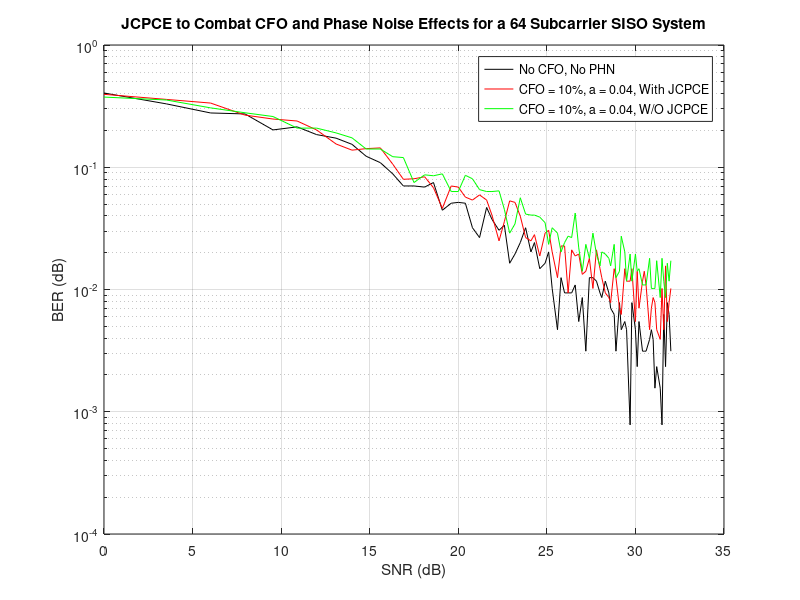

The MATLAB source for this figure:
% Divide the number after "alpha" by 100 in the BER variable names to get
% the
% actual Standard deviation used in the program
FSB_PhaseOffset_256_SNR = [0.00E+00	3.52E+00	6.02E+00	7.96E+00	9.54E+00	1.09E+01	1.20E+01	1.31E+01	1.40E+01	1.48E+01	1.56E+01	1.63E+01	1.69E+01	1.75E+01	1.81E+01	1.86E+01	1.91E+01	1.96E+01	2.00E+01	2.04E+01	2.08E+01	2.12E+01	2.16E+01	2.19E+01	2.23E+01	2.26E+01	2.29E+01	2.32E+01	2.35E+01	2.38E+01	2.41E+01	2.43E+01	2.46E+01	2.49E+01	2.51E+01	2.53E+01	2.56E+01	2.58E+01	2.60E+01	2.62E+01	2.64E+01	2.66E+01	2.68E+01	2.70E+01	2.72E+01	2.74E+01	2.76E+01	2.78E+01	2.80E+01	2.81E+01	2.83E+01	2.85E+01	2.86E+01	2.88E+01	2.89E+01	2.91E+01	2.92E+01	2.94E+01	2.95E+01	2.97E+01	2.98E+01	3.00E+01	3.01E+01	3.02E+01	3.04E+01	3.05E+01	3.06E+01	3.08E+01	3.09E+01	3.10E+01	3.11E+01	3.12E+01	3.14E+01	3.15E+01	3.16E+01	3.17E+01	3.18E+01	3.19E+01	3.20E+01];
FSB_PhaseOffset_256_f0_BER = [4.05E-01  3.30E-01  2.78E-01  2.73E-01  2.02E-01  2.14E-01  1.85E-01  1.73E-01  1.54E-01  1.23E-01  1.09E-01  8.83E-02  7.03E-02  7.03E-02  6.88E-02  7.50E-02  4.45E-02  5.08E-02  5.16E-02  5.08E-02  3.20E-02  2.66E-02  4.69E-02  3.75E-02  3.05E-02  3.36E-02  1.64E-02  1.95E-02  2.42E-02  3.20E-02  2.03E-02  2.42E-02  1.48E-02  1.64E-02  2.03E-02  1.02E-02  4.69E-03  1.25E-02  9.38E-03  9.38E-03  9.38E-03  1.09E-02  5.47E-03  8.59E-03  3.13E-03  1.25E-02  1.25E-02  1.17E-02  9.38E-03  8.59E-03  1.17E-02  9.38E-03  7.03E-03  6.25E-03  3.13E-03  7.81E-03  4.69E-03  5.47E-03  4.69E-03  7.81E-04  7.81E-03  4.69E-03  2.34E-03  5.47E-03  3.13E-03  3.13E-03  3.13E-03  3.91E-03  4.69E-03  3.91E-03  1.56E-03  2.34E-03  1.56E-03  7.81E-04  6.25E-03  2.34E-03  7.81E-03  6.25E-03  3.13E-03];

FSB_PhaseOffset_256_f5_p0_BER = [3.75E-01  3.55E-01  3.06E-01  2.79E-01  2.60E-01  2.09E-01  2.09E-01  1.91E-01  1.74E-01  1.41E-01  1.41E-01  1.22E-01  1.20E-01  7.50E-02  8.67E-02  8.52E-02  8.83E-02  6.33E-02  6.33E-02  8.59E-02  8.05E-02  6.56E-02  6.33E-02  6.33E-02  6.41E-02  4.53E-02  2.89E-02  3.44E-02  5.63E-02  4.14E-02  4.06E-02  4.06E-02  3.91E-02  3.52E-02  2.34E-02  3.20E-02  2.89E-02  2.03E-02  2.42E-02  2.73E-02  2.66E-02  4.22E-02  2.19E-02  1.41E-02  2.34E-02  1.80E-02  2.89E-02  1.95E-02  1.56E-02  2.03E-02  1.95E-02  1.80E-02  1.56E-02  2.34E-02  1.25E-02  1.41E-02  2.73E-02  2.03E-02  1.17E-02  1.95E-02  1.17E-02  1.95E-02  1.41E-02  1.48E-02  1.09E-02  1.09E-02  1.09E-02  1.80E-02  1.02E-02  1.02E-02  1.02E-02  1.72E-02  8.59E-03  1.80E-02  1.17E-02  8.59E-03  1.64E-02  1.17E-02  1.72E-02];
FSB_PhaseOffset_256_f10_p0_BER = [3.95E-01  3.59E-01  3.35E-01  2.67E-01  2.48E-01  2.39E-01  2.02E-01  1.55E-01  1.38E-01  1.42E-01  1.44E-01  1.06E-01  7.97E-02  8.05E-02  8.36E-02  6.80E-02  4.61E-02  7.03E-02  6.88E-02  5.70E-02  5.39E-02  5.94E-02  5.39E-02  4.06E-02  2.50E-02  3.59E-02  5.31E-02  5.16E-02  3.98E-02  2.66E-02  2.50E-02  2.81E-02  1.88E-02  2.89E-02  3.05E-02  2.03E-02  1.25E-02  2.27E-02  2.27E-02  9.38E-03  2.11E-02  1.88E-02  1.95E-02  1.33E-02  1.41E-02  1.80E-02  1.02E-02  2.11E-02  1.48E-02  1.25E-02  9.38E-03  8.59E-03  7.81E-03  1.48E-02  1.25E-02  7.03E-03  6.25E-03  1.48E-02  1.17E-02  1.17E-02  1.48E-02  5.47E-03  1.41E-02  7.03E-03  1.17E-02  1.41E-02  1.09E-02  4.69E-03  7.03E-03  8.59E-03  7.81E-03  4.69E-03  3.91E-03  1.02E-02  4.69E-03  1.56E-02  5.47E-03  7.81E-03  1.02E-02];

semilogy(FSB_PhaseOffset_256_SNR,FSB_PhaseOffset_256_f0_BER,'k-');
hold on
semilogy(FSB_PhaseOffset_256_SNR,FSB_PhaseOffset_256_f10_p0_BER,'r-');
semilogy(FSB_PhaseOffset_256_SNR,FSB_PhaseOffset_256_f5_p0_BER,'g-');
hold off
grid on
title('JCPCE to Combat CFO and Phase Noise Effects for a 64 Subcarrier SISO System');
xlabel('SNR (dB)');
ylabel('BER (dB)');
legend('No CFO, No PHN', 'CFO = 10%, a = 0.04, With JCPCE', 'CFO = 10%, a = 0.04, W/O JCPCE');